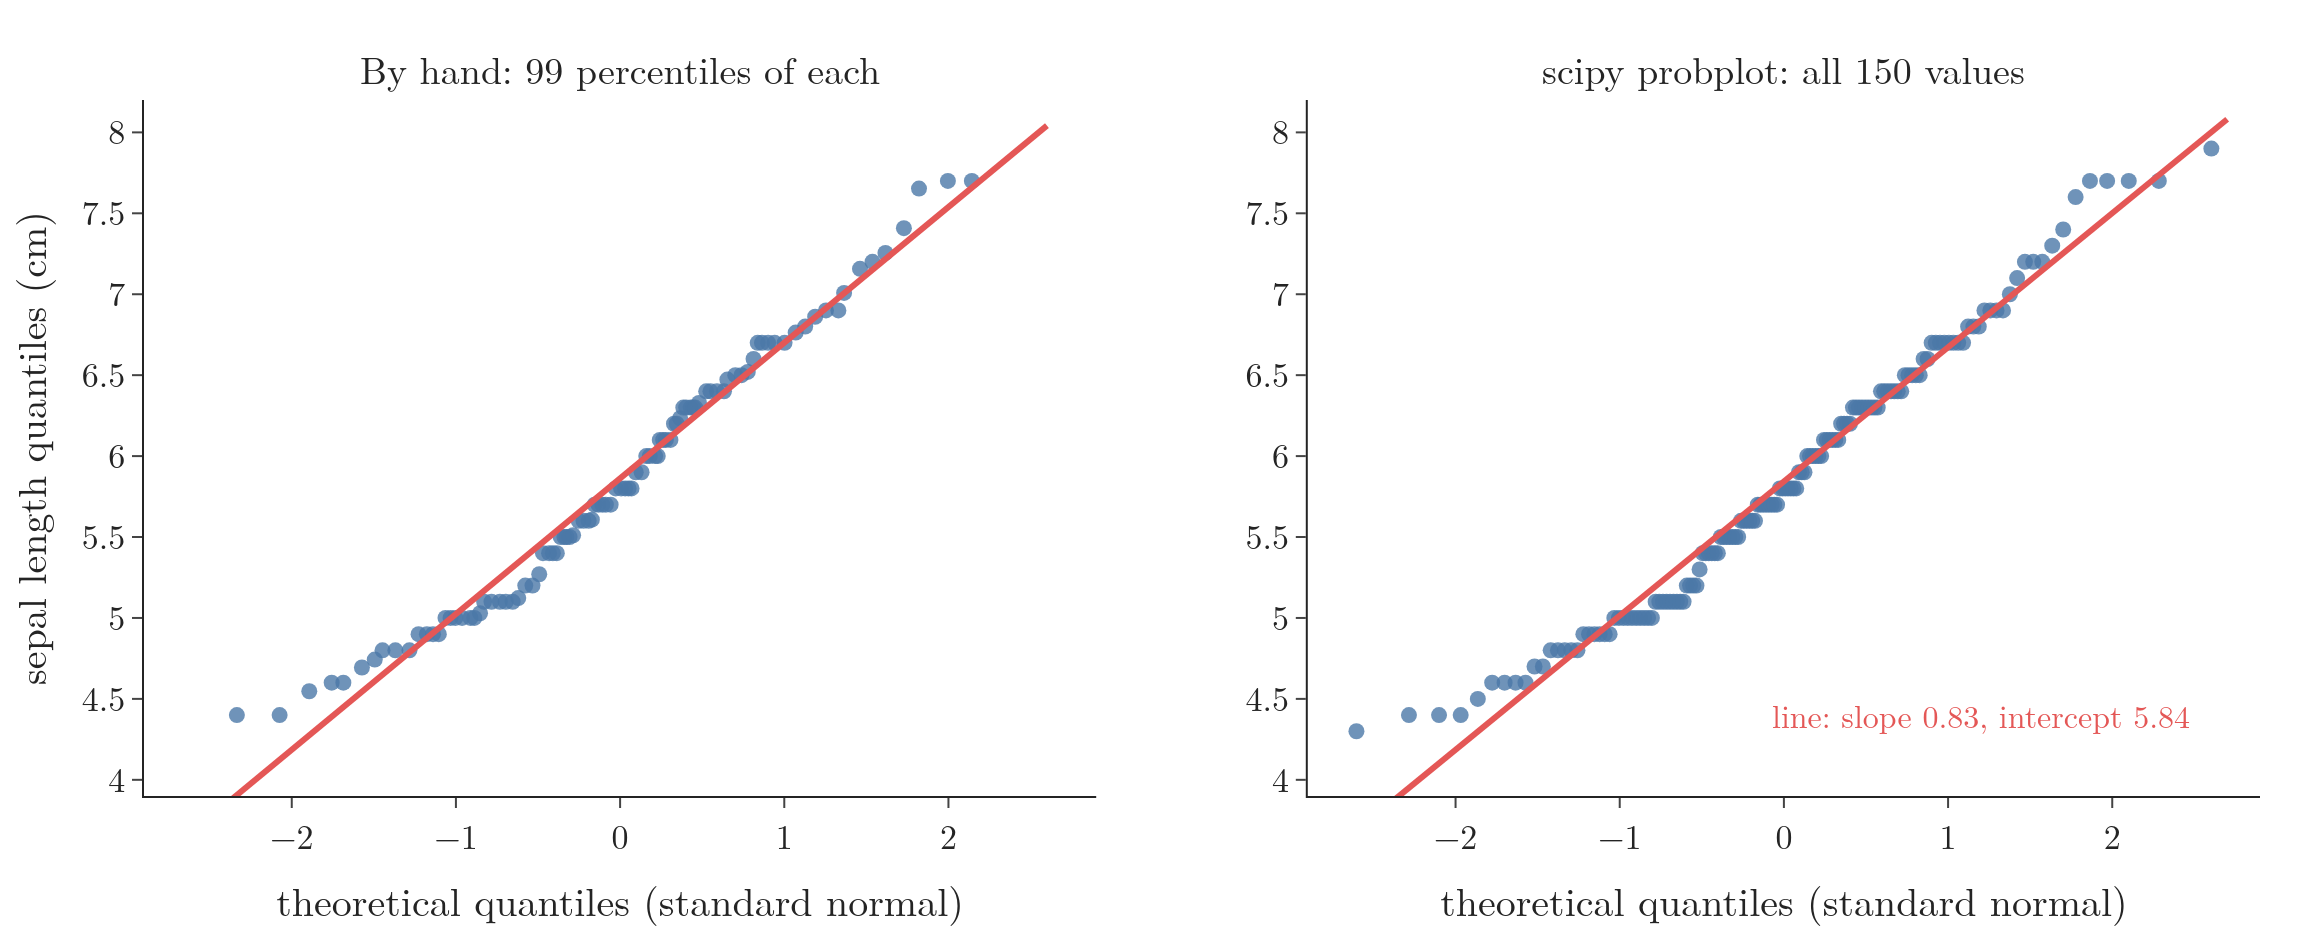

Reproduce this figure in Python.
"""Q-Q plot of the 150 iris sepal lengths against the normal distribution, two ways.
Left: by hand, the 1st to 99th percentiles of the data against those of 1,000 standard normal values.
Right: scipy.stats.probplot, with its least-squares line."""
from pathlib import Path
import numpy as np
from plotly.subplots import make_subplots
from scipy import stats
from sklearn.datasets import load_iris

here = Path(__file__).parent
BLUE, ORANGE, RED = "#4C78A8", "#F58518", "#E45756"
sepal = load_iris().data[:, 0]
theo = np.random.default_rng(42).normal(0, 1, 1000)
pct = np.arange(1, 100)
xq, yq = np.percentile(theo, pct), np.percentile(sepal, pct)
(osm, osr), (slope, icpt, r) = stats.probplot(sepal, dist="norm")

fig = make_subplots(rows=1, cols=2, horizontal_spacing=0.1,
                    subplot_titles=["By hand: 99 percentiles of each", "scipy probplot: all 150 values"])
fig.add_scatter(x=xq, y=yq, mode="markers", marker=dict(color=BLUE, size=8, opacity=0.8), row=1, col=1)
b, a = np.polyfit(xq, yq, 1)
fig.add_scatter(x=[-2.6, 2.6], y=[a - 2.6 * b, a + 2.6 * b], mode="lines", line=dict(color=RED, width=3), row=1, col=1)
fig.add_scatter(x=osm, y=osr, mode="markers", marker=dict(color=BLUE, size=8, opacity=0.8), row=1, col=2)
fig.add_scatter(x=[-2.7, 2.7], y=[icpt - 2.7 * slope, icpt + 2.7 * slope], mode="lines",
                line=dict(color=RED, width=3), row=1, col=2)
for c in (1, 2):
    fig.update_xaxes(title_text="theoretical quantiles (standard normal)", range=[-2.9, 2.9], dtick=1, row=1, col=c)
fig.update_yaxes(title_text="sepal length quantiles (cm)", range=[3.9, 8.2], row=1, col=1)
fig.update_yaxes(range=[3.9, 8.2], row=1, col=2)
fig.add_annotation(x=1.2, y=4.4, text=f"line: slope {slope:.2f}, intercept {icpt:.2f}", showarrow=False,
                   font=dict(size=16, color=RED), row=1, col=2)
fig.update_annotations(selector=dict(xref="paper"), font_size=19)
fig.update_layout(template="simple_white", width=1150, height=470, showlegend=False,
                  font=dict(family="Latin Modern Roman", size=17), margin=dict(l=60, r=20, t=50, b=50))
fig.write_image(here / "iris_qq.png", scale=2)
fig.write_image(here / "iris_qq.pdf")
